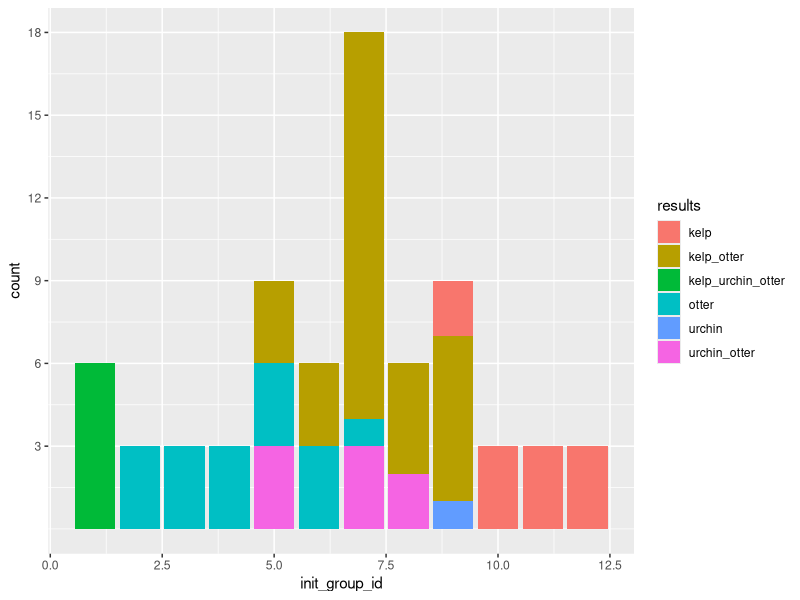
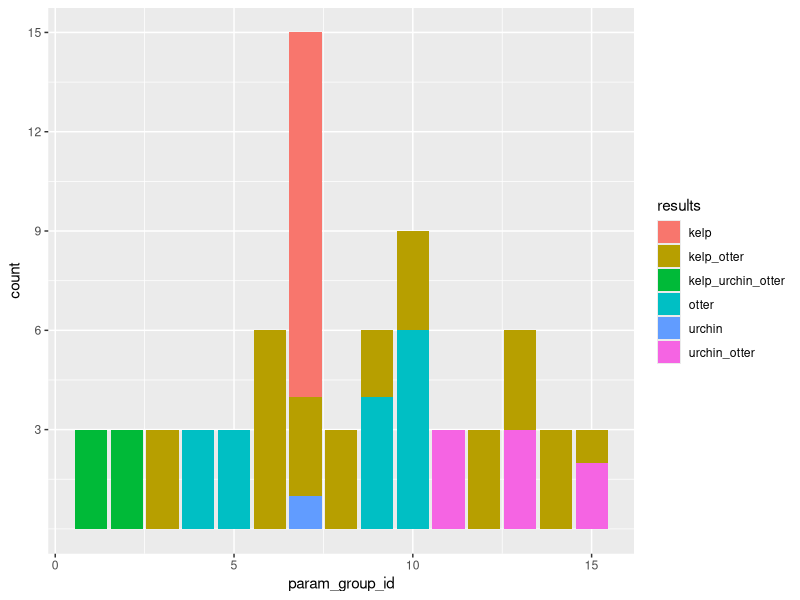

The R source for these figures, in order:
#Explore model results

#set up
#install.packages("tidyverse")
#install.packages("vegan")
#install.packages("here")
library(tidyverse)
library(vegan)
library(here)

res <- read_csv(here("model_results.csv"))

#clean data

res <- res %>% 
  #drop empty rows
  drop_na(results) %>%
  #add indicator for unique groups of parameters/ initial conditions
  add_count(initial_otter,
            initial_empty,
            initial_kelp,
            initial_urchin,
            #name of new column
            name = "init_group"
            ) %>%
  add_count(kelp_reprod_prob,
            kelp_reprod_age,
            kelp_death_age,
            urchin_reprod_prob,
            urchin_reprod_age,
            urchin_death_age,
            otter_reprod_prob,
            otter_reprod_age,
            otter_death_age,
            otter_carrying_capacity,
            name = "param_group") %>%
  group_by(initial_otter,
           initial_empty,
           initial_kelp,
           initial_urchin) %>%
  mutate(init_group_id = cur_group_id()) %>%
  ungroup() %>%
  group_by(kelp_reprod_prob,
           kelp_reprod_age,
           kelp_death_age,
           urchin_reprod_prob,
           urchin_reprod_age,
           urchin_death_age,
           otter_reprod_prob,
           otter_reprod_age,
           otter_death_age,
           otter_carrying_capacity) %>%
  mutate(param_group_id = cur_group_id())

# do the results differ for different intial conditions for the same parameter/ intital condition values? 
ggplot(data = res) +
  geom_bar(aes(x = init_group_id, fill = results)) + 
  scale_y_continuous(breaks = c(3,6,9,12,15,18,21))
ggplot(data = res) +
  geom_bar(aes(x = param_group_id, fill = results)) + 
  scale_y_continuous(breaks = c(3,6,9,12,15,18,21))
  
  
  
